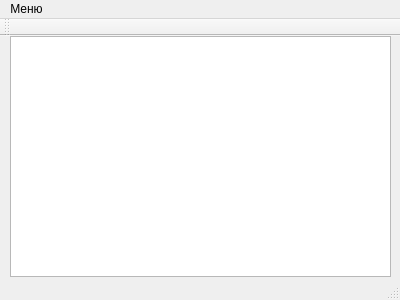
<?xml version="1.0" encoding="UTF-8"?>
<ui version="4.0">
 <class>MainWindow</class>
 <widget class="QMainWindow" name="MainWindow">
  <property name="geometry">
   <rect>
    <x>0</x>
    <y>0</y>
    <width>400</width>
    <height>300</height>
   </rect>
  </property>
  <property name="windowTitle">
   <string>Лабораторная работа№1</string>
  </property>
  <widget class="QWidget" name="centralWidget">
   <widget class="QTextEdit" name="textEdit">
    <property name="geometry">
     <rect>
      <x>10</x>
      <y>0</y>
      <width>381</width>
      <height>241</height>
     </rect>
    </property>
   </widget>
  </widget>
  <widget class="QMenuBar" name="menuBar">
   <property name="geometry">
    <rect>
     <x>0</x>
     <y>0</y>
     <width>400</width>
     <height>26</height>
    </rect>
   </property>
   <widget class="QMenu" name="menu">
    <property name="title">
     <string>Меню</string>
    </property>
    <addaction name="action"/>
    <addaction name="action_2"/>
   </widget>
   <addaction name="menu"/>
  </widget>
  <widget class="QToolBar" name="mainToolBar">
   <attribute name="toolBarArea">
    <enum>TopToolBarArea</enum>
   </attribute>
   <attribute name="toolBarBreak">
    <bool>false</bool>
   </attribute>
  </widget>
  <widget class="QStatusBar" name="statusBar"/>
  <action name="action">
   <property name="text">
    <string>Автор</string>
   </property>
  </action>
  <action name="action_2">
   <property name="text">
    <string>Выход</string>
   </property>
  </action>
 </widget>
 <layoutdefault spacing="6" margin="11"/>
 <resources/>
 <connections>
  <connection>
   <sender>action_2</sender>
   <signal>triggered()</signal>
   <receiver>MainWindow</receiver>
   <slot>close()</slot>
   <hints>
    <hint type="sourcelabel">
     <x>-1</x>
     <y>-1</y>
    </hint>
    <hint type="destinationlabel">
     <x>199</x>
     <y>149</y>
    </hint>
   </hints>
  </connection>
 </connections>
</ui>
